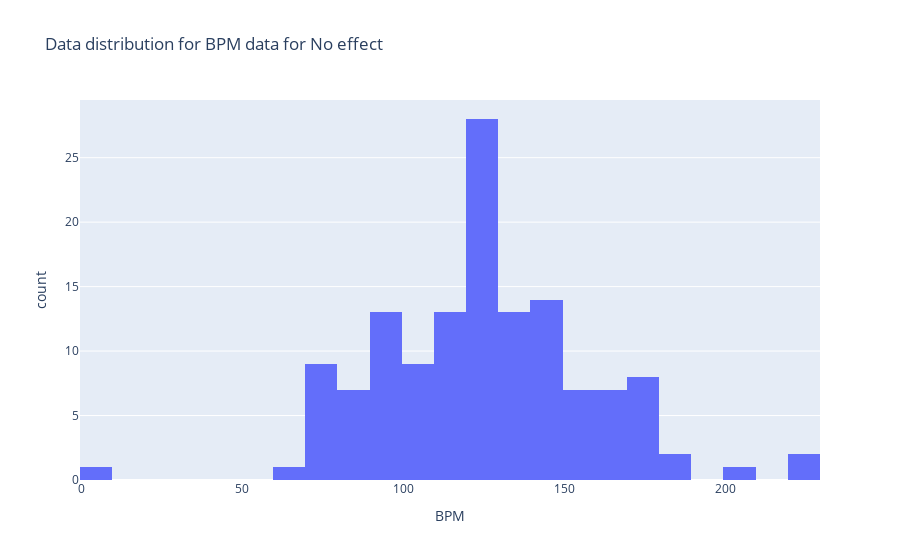

The cell this chart's notebook holds for it:
### Markdown cell above
Data BPM untuk hasil 'improved' terlihat positively skewed dengan satu data memiliki BPM value lebih dari 600. Data banyak terdistribusi di range 80 BPM sampai 170 BPM.

### Code cell
fig = px.histogram(df_g2, x='BPM', title='Data distribution for BPM data for No effect')
fig.show()
print(f'Skewness : {df_g2.skew()}')
print(f"Kurtosis: {df_g2.kurtosis()}")

### Figure 1 — Plotly figure (JSON) as saved in the notebook; plotly's stock layout.template omitted (floating-point values rounded to 4 significant figures; data arrays with more than 128 entries replaced by an {"elided": "..."} marker saying what was removed)
{"data": [{"alignmentgroup": "True", "bingroup": "x", "hovertemplate": "BPM=%{x}<br>count=%{y}<extra></extra>", "legendgroup": "", "marker": {"color": "#636efa", "pattern": {"shape": ""}}, "name": "", "offsetgroup": "", "orientation": "v", "showlegend": false, "type": "histogram", "x": {"elided": "135 int values"}, "xaxis": "x", "yaxis": "y"}], "layout": {"barmode": "relative", "legend": {"tracegroupgap": 0}, "title": {"text": "Data distribution for BPM data for No effect"}, "xaxis": {"anchor": "y", "domain": [0, 1], "title": {"text": "BPM"}}, "yaxis": {"anchor": "x", "domain": [0, 1], "title": {"text": "count"}}}}
